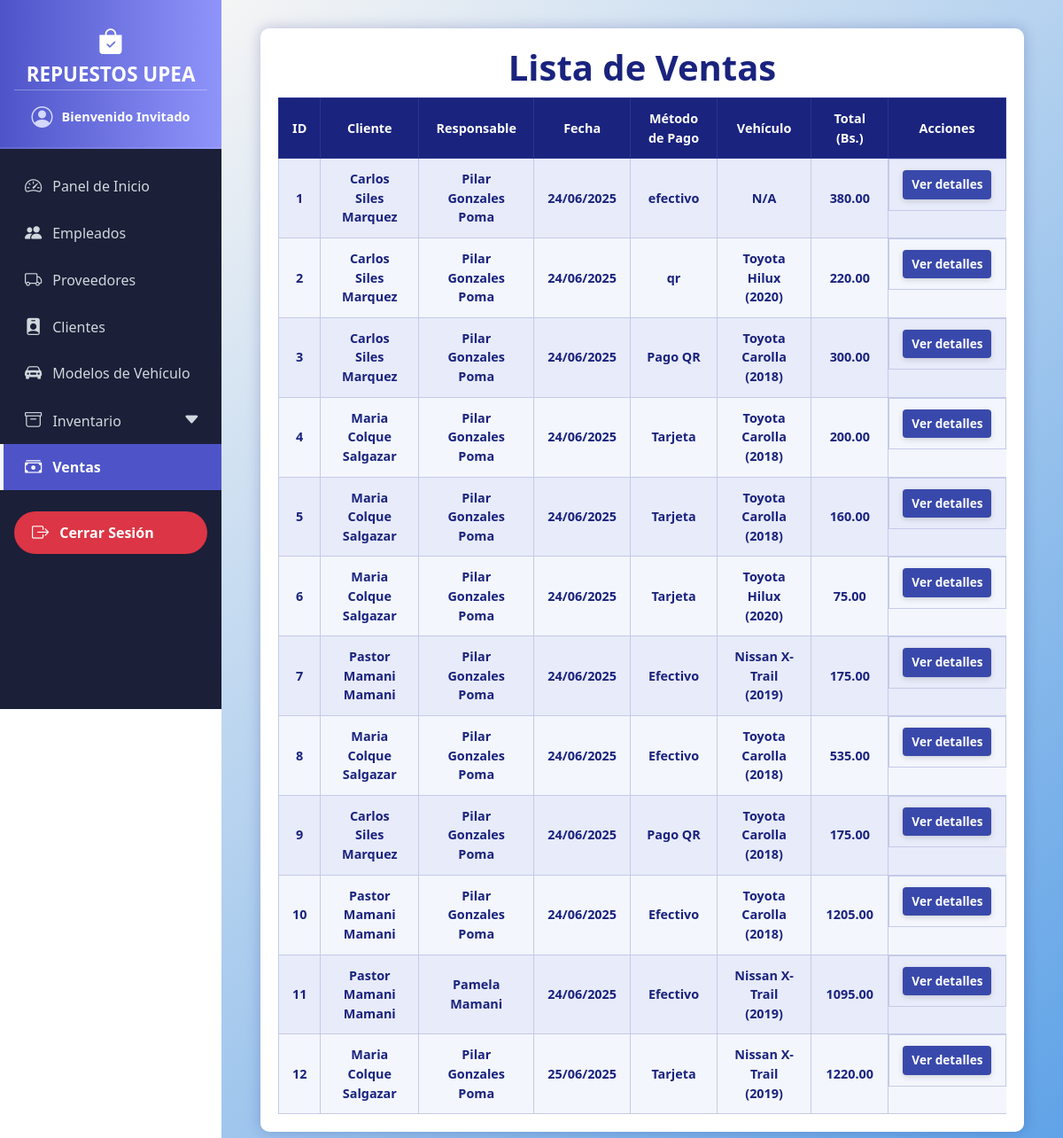
The page /ventas/ on the database as committed earlier.
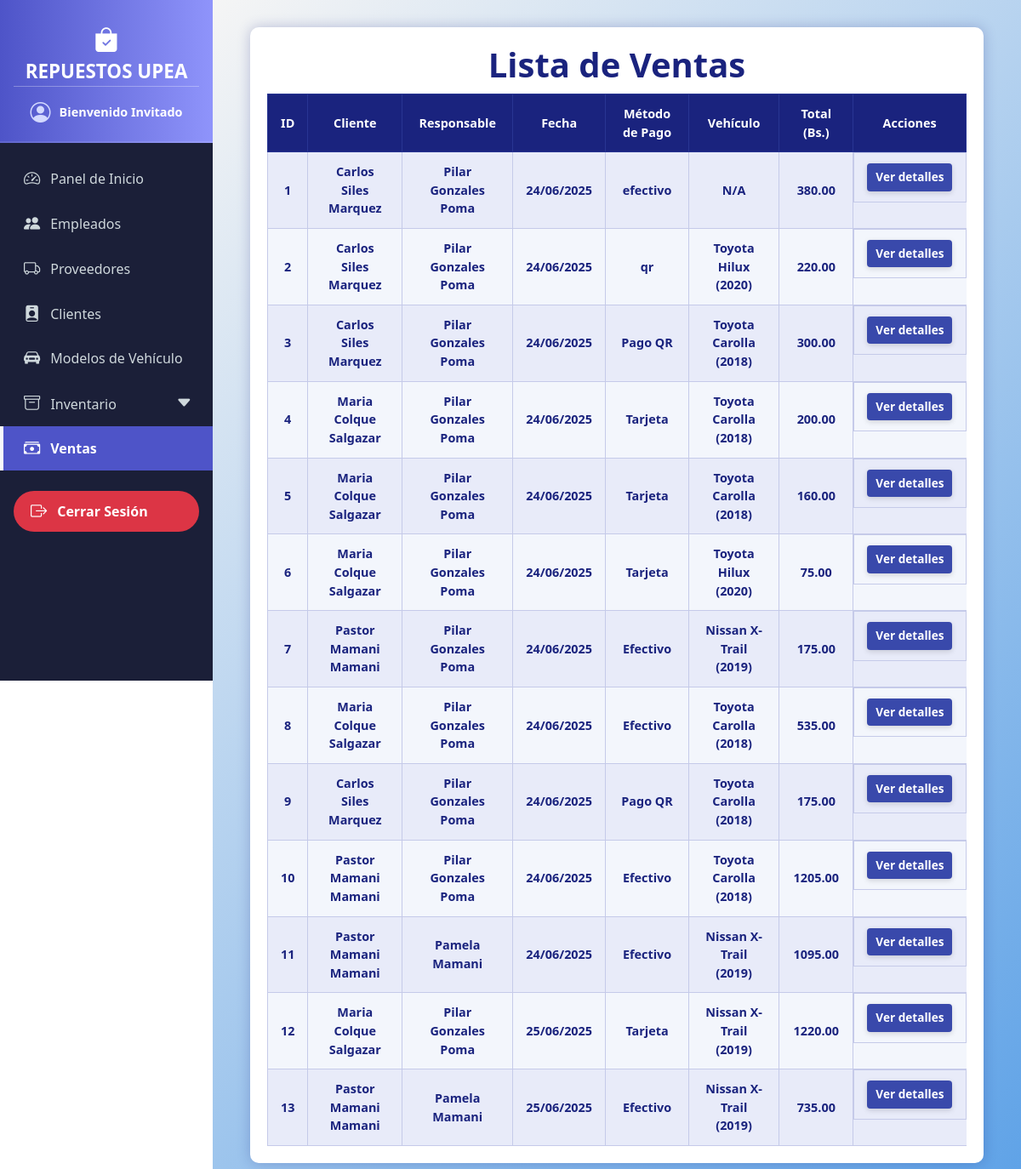
The same page on the database as committed later.
### models/venta_model.py (models this page shows, shortened)
class Venta(db.Model):
    __tablename__ = "ventas"
    id = db.Column(db.Integer, primary_key=True)
    fecha = db.Column(db.DateTime, default=datetime.utcnow, nullable=False)
    cliente_id = db.Column(db.Integer, db.ForeignKey("clientes.id"))
    empleado_id = db.Column(db.Integer, db.ForeignKey("empleados.id"))
    metodo_pago = db.Column(db.String(50), nullable=False)
    modelo_vehiculo_id = db.Column(db.Integer, db.ForeignKey("modelos_vehiculos.id"), nullable=True)
    total = db.Column(db.Float, nullable=False)
    cliente = db.relationship("Cliente", back_populates="ventas")
    empleado = db.relationship("Empleado", back_populates="ventas")
    detalles = db.relationship("DetalleVenta", back_populates="venta", cascade="all, delete-orphan")
    modelo_vehiculo = db.relationship("ModeloVehiculo", back_populates="ventas")
    def delete(self):
        db.session.delete(self)
        db.session.commit()
    @staticmethod
    def get_all():
        return Venta.query.all()

### models/cliente_model.py (models this page shows, shortened)
class Cliente(db.Model):
    __tablename__ = "clientes"
    id = db.Column(db.Integer, primary_key=True)
    nombre = db.Column(db.String(80), nullable=False)
    email = db.Column(db.String(100), nullable=False)
    telefono = db.Column(db.String(20), nullable=False)
    ventas = db.relationship('Venta',back_populates='cliente')

### models/empleado_model.py (models this page shows, shortened)
class Empleado(db.Model):
    __tablename__ = "empleados"
    id = db.Column(db.Integer, primary_key=True)
    nombre = db.Column(db.String(80), nullable=False)
    ci = db.Column(db.String(20), unique=True, nullable=False)
    telefono = db.Column(db.String(20))
    usuario_id = db.Column(db.Integer, db.ForeignKey('usuarios.id'))
    usuario = db.relationship("Usuario", back_populates="empleado")
    ventas = db.relationship("Venta", back_populates="empleado")

### models/modelo_vehiculo_model.py (models this page shows, shortened)
class ModeloVehiculo(db.Model):
    __tablename__ = "modelos_vehiculos"
    id = db.Column(db.Integer, primary_key=True)
    marca = db.Column(db.String(50), nullable=False)
    modelo = db.Column(db.String(50), nullable=False)
    anio = db.Column(db.Integer, nullable=False)
    ventas = db.relationship("Venta", back_populates="modelo_vehiculo")

### controllers/venta_controller.py (the view)
@venta_bp.route('/')
def index():
    ventas = Venta.get_all()
    return render_template('ventas/index.html', ventas=ventas)

### run.py (called while the page is built)
@app.context_processor
def inject_active_path():
    def is_active(path):
        return 'active' if request.path == path else ''
    return dict(is_active=is_active)

@app.context_processor
def inject_carrito_count():
    carrito = session.get('carrito', {})
    total = sum(item['cantidad'] for item in carrito.values()) if carrito else 0
    return dict(carrito_count=total)

### templates/ventas/index.html (shortened to what this page needs)
{% extends 'base.html' %}
{% block content %}
<div class="container">
  <h1>Lista de Ventas</h1>
  <div class="table-responsive-wrapper">
    <table>
      <thead>
        <tr>
          <th>ID</th>
          <th>Cliente</th>
          <th>Responsable</th>
          <th>Fecha</th>
          <th>Método de Pago</th>
          <th>Vehículo</th>
          <th>Total (Bs.)</th>
          <th>Acciones</th>
        </tr>
      </thead>
      <tbody>
        {% for venta in ventas %}
        <tr>
          <td>{{ venta.id }}</td>
          <td>{{ venta.cliente.nombre }}</td>
          <td>{{ venta.empleado.nombre }}</td>
          <td>{{ venta.fecha.strftime('%d/%m/%Y') }}</td>
          <td>{{ venta.metodo_pago }}</td>
          <td>
            {% if venta.modelo_vehiculo %}
              {{ venta.modelo_vehiculo.marca }} {{ venta.modelo_vehiculo.modelo }} ({{ venta.modelo_vehiculo.anio }})
            {% else %}
              N/A
            {% endif %}
          </td>
          <td>{{ '%.2f'|format(venta.total) }}</td>
          <td class="actions">
            <a href="{{ url_for('venta.detalle', venta_id=venta.id) }}" class="view">Ver detalles</a>
          </td>
        </tr>
        {% else %}
        <tr>
          <td colspan="8" style="font-style: italic; color: #1a237e;">No hay ventas registradas.</td>
        </tr>
        {% endfor %}
      </tbody>
    </table>
  </div>
</div>
{% endblock %}

Rows that differ between the two databases and show on the page:
added Venta: id "13", cliente.nombre "Pastor Mamani Mamani", empleado.nombre "Pamela Mamani", fecha "25/06/2025", metodo_pago "Efectivo", modelo_vehiculo.marca "Nissan", modelo_vehiculo.modelo "X-Trail", modelo_vehiculo.anio "2019", total "735.00"
